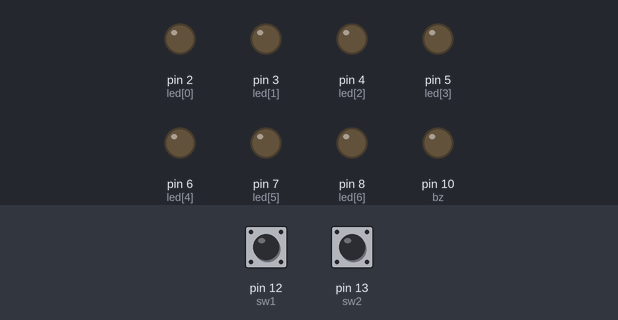
Recording of a sketch running on a simulated Arduino Uno, built with avr-gcc and run on an emulated ATmega328P. Parts: output pins drawn as LEDs (lit = HIGH). Dashed ring = blinking. The test bench sets the inputs (shaded band); at power-on: pin 12 (sw1) HIGH, pin 13 (sw2) HIGH.

Above: at 1.2 s.
1.3 s: pin 12 (sw1) pulled LOW for 0.15 s
At 2.0 s:
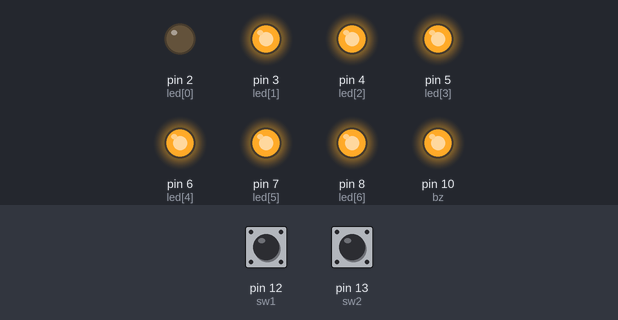
2.9 s: pin 12 (sw1) pulsed LOW 5 times (0.12 s each, 0.3 s apart)
At 3.54 s:
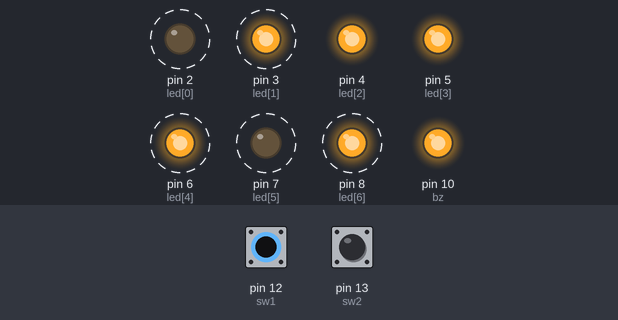
Timing chart, 0 to 5.9 s (numbered marks = the images above; inputs shaded):
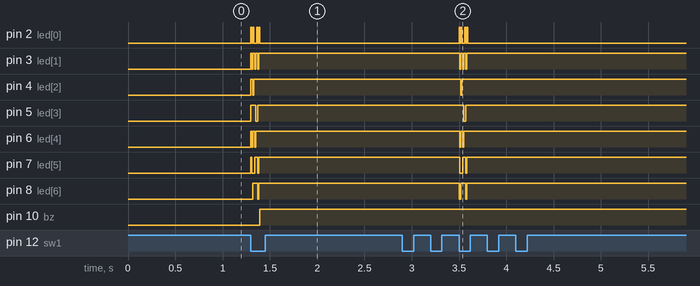

Measured:
- after the input at 1.3 s, pin 2 (led[0]): alternates HIGH for 0.01 s and LOW for 0.01 s, 8 changes in all, then stays LOW, starting at once; pin 3 (led[1]): alternates HIGH for 0.02 s and LOW for 0.01 s, 7 changes in all, then stays HIGH, starting at once
- after the input at 2.9 s, pin 2 (led[0]): alternates HIGH for 0.01 s and LOW for 0.01 s, 8 changes in all, then stays LOW, starting after 0.60 s; pin 3 (led[1]): alternates HIGH for 0.02 s and LOW for 0.01 s, 6 changes in all, then stays HIGH, starting after 0.61 s

The sketch:

sketch_nov26b.ino
```cpp
int led[7]={2,3,4,5,6,7,8};
int sw1=12,sw2=13,a;
int dly=10;
int bz = 10;
void readd();
void printt();
void setup()
{
  pinMode(2,OUTPUT);
  pinMode(3,OUTPUT);
  pinMode(4,OUTPUT);
  pinMode(5,OUTPUT);
  pinMode(6,OUTPUT);
  pinMode(7,OUTPUT);
  pinMode(8,OUTPUT);
  pinMode(12,INPUT);
  pinMode(10,OUTPUT);

  }
 void loop()
 {
  digitalWrite(sw1,HIGH);
  if(!digitalRead(sw1))
  readd();
  printt();
  digitalWrite(sw2,HIGH);
  if(!digitalRead(sw2))
 readd();
 printt();
 }
  void printt()
{
  if(a==1)
  {
  digitalWrite(led[0],1);
  digitalWrite(led[1],1);
  digitalWrite(led[2],1);
  digitalWrite(led[3],1);
  digitalWrite(led[4],1);
  digitalWrite(led[5],1);
  digitalWrite(led[6],0);

  delay(dly);
  readd();
  }
  if(a==2)
  {
  digitalWrite(led[0],0);// 1
  digitalWrite(led[1],0);
  digitalWrite(led[2],1);
  digitalWrite(led[3],1);
  digitalWrite(led[4],0);
  digitalWrite(led[5],0);
  digitalWrite(led[6],0);
  delay(dly);
  readd();
  }
if(a==3)
{
  digitalWrite(led[0],1);
  digitalWrite(led[1],1);
  digitalWrite(led[2],0);
  digitalWrite(led[3],1);
  digitalWrite(led[4],1);
  digitalWrite(led[5],0);
  digitalWrite(led[6],1);
delay(dly);

readd();
}
if(a==4)
{
  digitalWrite(led[0],0);
  digitalWrite(led[1],1);
  digitalWrite(led[2],1);
  digitalWrite(led[3],1);
  digitalWrite(led[4],1);
  digitalWrite(led[5],0);
  digitalWrite(led[6],1);
  delay(dly);
readd();
}
if(a==5)
{

  digitalWrite(led[0],0);
  digitalWrite(led[1],0);
  digitalWrite(led[2],1);
  digitalWrite(led[3],1);
  digitalWrite(led[4],0);
  digitalWrite(led[5],1);
  digitalWrite(led[6],1);
  delay(dly);
readd();
}
if(a==6)
{
  digitalWrite(led[0],0);
  digitalWrite(led[1],1);
  digitalWrite(led[2],1);
  digitalWrite(led[3],0);
  digitalWrite(led[4],1);
  digitalWrite(led[5],1);
  digitalWrite(led[6],1);
delay(dly);
readd();
}
if(a==7)
{
  digitalWrite(led[0],1);
  digitalWrite(led[1],1);
  digitalWrite(led[2],1);
  digitalWrite(led[3],0);
  digitalWrite(led[4],1);
  digitalWrite(led[5],1);
  digitalWrite(led[6],1);
  delay(dly);
readd();
}
if(a==8)
{
  digitalWrite(led[0],0);
  digitalWrite(led[1],0);
  digitalWrite(led[2],1);
  digitalWrite(led[3],1);
  digitalWrite(led[4],1);
  digitalWrite(led[5],0);
  digitalWrite(led[6],0);
  delay(dly);
readd();
}
if(a==9)
{
  digitalWrite(led[0],1);
  digitalWrite(led[1],1);
  digitalWrite(led[2],1);
  digitalWrite(led[3],1);
  digitalWrite(led[4],1);
  digitalWrite(led[5],1);
  digitalWrite(led[6],1);
delay(dly);
readd();
}
if(a==10)
{
  digitalWrite(led[0],0);
  digitalWrite(led[1],1);
  digitalWrite(led[2],1);
  digitalWrite(led[3],1);
  digitalWrite(led[4],1);
  digitalWrite(led[5],1);
  digitalWrite(led[6],1);
  digitalWrite(bz,1);
 readd();
 a=0;
  delay(10);

}

while(!digitalRead(sw1))
{
digitalWrite(sw1,1);
delay(10);
}
while(!digitalRead(sw2))
{
digitalWrite(sw2,1);
delay(10);
}
}


void readd()
{
  digitalWrite(sw1,1);


  if(!digitalRead(sw1))
  {
    a++;
    if(a==10)
    digitalWrite(bz,1);
  }
  digitalWrite(sw2,1);
  if(!digitalRead(sw2))
  {
    a--;
    if(a==0)
    digitalWrite(bz,1);
  }
}
```
